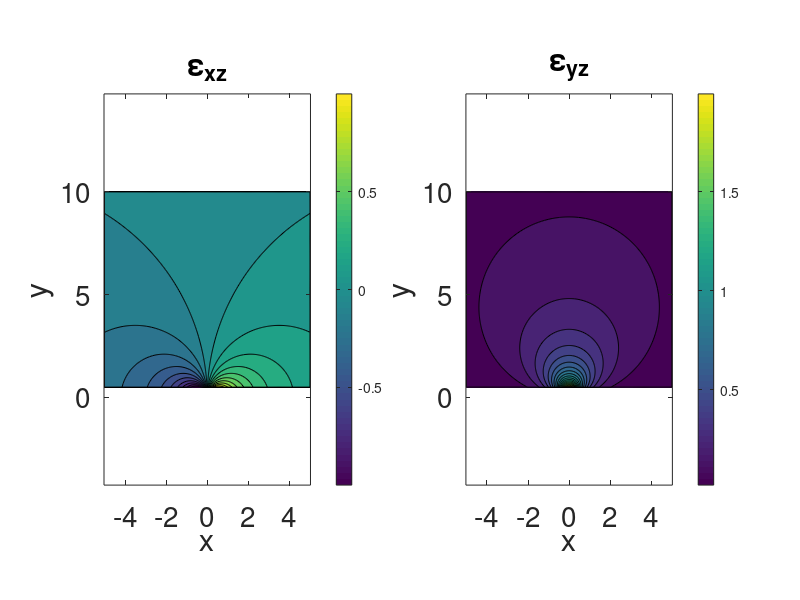
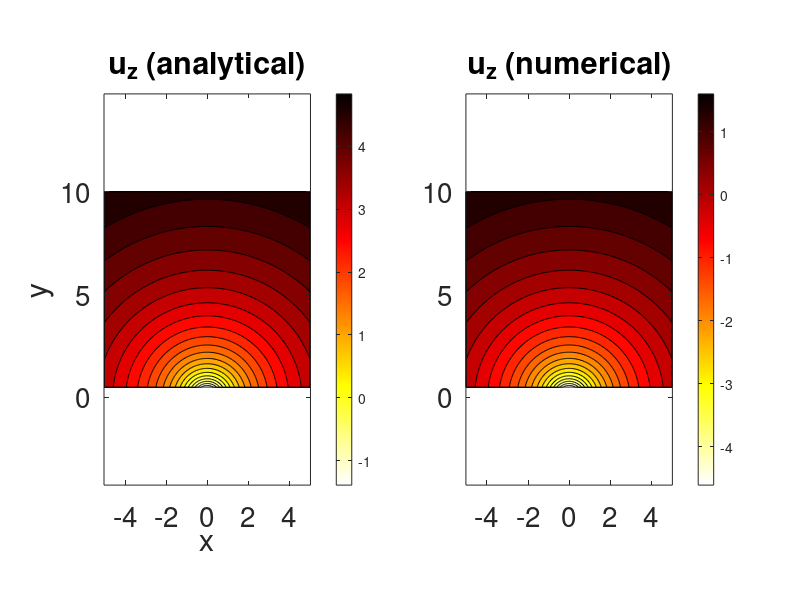
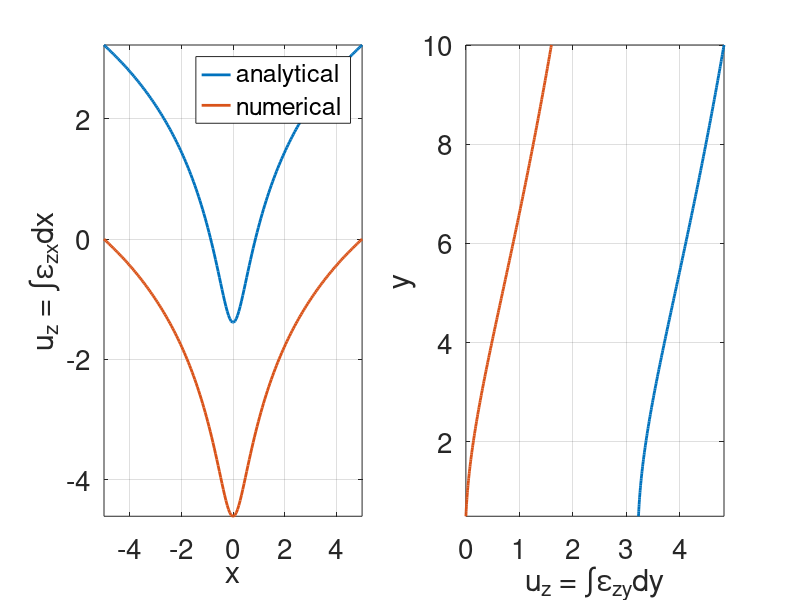

Reproduce these figures in MATLAB, in order.
% homework assignment - integration of 1-d and 2-d strain fields
% compute numerical integration and compare with analytical solution
% Rishav Mallick, EOS, 2021

clear

x = linspace(-5,5,200);
y = linspace(0.5,10,200);
[X,Y] = meshgrid(x,y);

% strain functions
ezx = X./(X.^2 + Y.^2);
ezy = Y./(X.^2 + Y.^2);

% extract left boundary
leftbound = X==min(x);
%extract bottom boundary
botbound = Y==min(y);

uznumleft = zeros(size(X));
uznumleft(leftbound) = cumtrapz(Y(leftbound),2.*ezy(leftbound));

% calculate numerical solution
uznum = zeros(size(X));
% use uznumleft as a boundary condition
for i = 1:length(y)
    uznum(i,:) = cumtrapz(x,2.*ezx(i,:)) + uznumleft(i,1);
end

% analytical solution
uz = log(X.^2 + Y.^2);

% plot strains
figure(2),clf
subplot(121)
imagesc(x,y,ezx), hold on
contourf(x,y,ezx,20,'k-')
axis tight equal
title('\epsilon_{xz}');
cb=colorbar;
xlabel('x'),ylabel('y')
set(gca,'YDir','normal','FontSize',20)

subplot(122)
imagesc(x,y,ezy), hold on
contourf(x,y,ezy,20,'k-')
title('\epsilon_{yz}');
axis tight equal
cb=colorbar;
xlabel('x'),ylabel('y')
set(gca,'YDir','normal','FontSize',20)

% plot displacement and comparison
figure(3),clf
subplot(121)
imagesc(x,y,uz), hold on
contourf(x,y,uz,20,'k-')
axis tight equal
cb=colorbar;
colormap(flipud(hot(200)))
title('u_z (analytical)')
xlabel('x'), ylabel('y')
set(gca,'YDir','normal','FontSize',20)

subplot(122)
imagesc(x,y,uznum), hold on
contourf(x,y,uznum,20,'k-')
axis tight equal
cb=colorbar;
title('u_z (numerical)')
set(gca,'YDir','normal','FontSize',20)


% plot profiles of dispalcement along boundaries
figure(5),clf
subplot(121)
plot(x,uz(botbound),'LineWidth',2), hold on
plot(x,uznum(botbound),'LineWidth',2)
axis tight, grid on
legend('analytical','numerical')
xlabel('x'),ylabel('u_z = \int\epsilon_{zx}dx')
set(gca,'YDir','normal','FontSize',20)

subplot(122)
plot(uz(leftbound),y,'LineWidth',2), hold on
plot(uznum(leftbound),y,'LineWidth',2)
axis tight, grid on
ylabel('y'),xlabel('u_z = \int\epsilon_{zy}dy')
set(gca,'FontSize',20)

